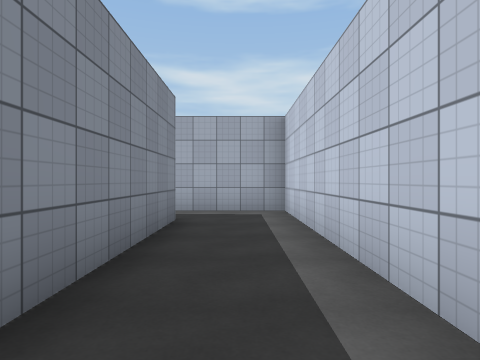
View 1 (above)

24 first-person views from a walk through a Unity game level. The camera is 1.3 m above the floor, looks level and sees 75° across. The floor is counted in squares, 2 m on a side. Each view is taken from the middle of a square. On the plan, view 1 faces up. The plan holds only what a view shows up to about 10 squares ahead; the rest is blank. The place goes on beyond the plan. The player character is not drawn. Door leaves are left out, so doorways stand open. Surface patterns are stand-ins for the level's own textures.

View 2
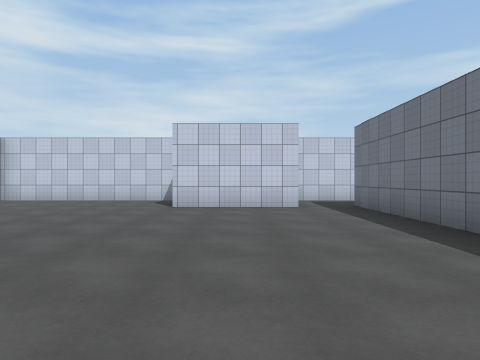

View 3
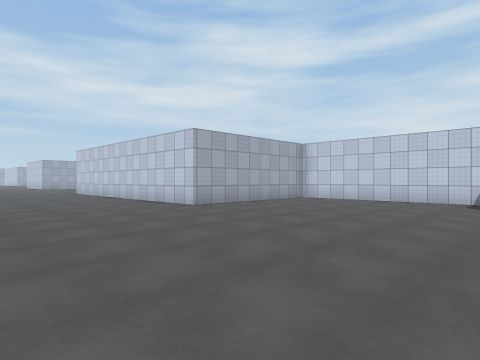

View 4
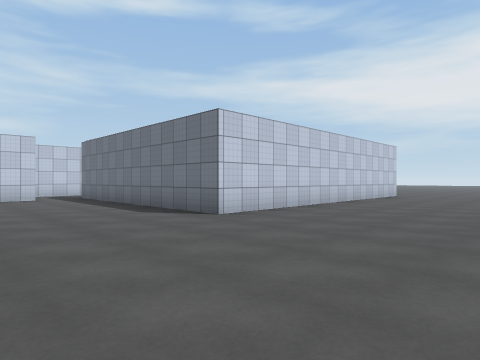

View 5
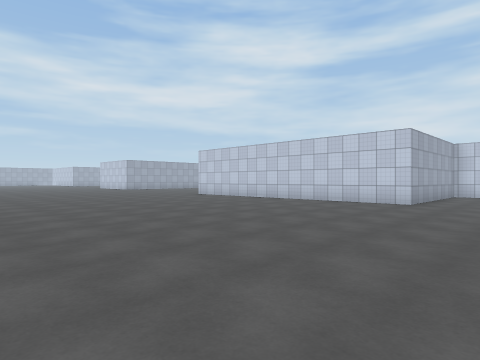

View 6
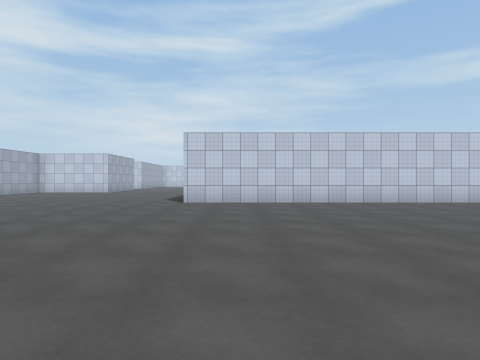

View 7
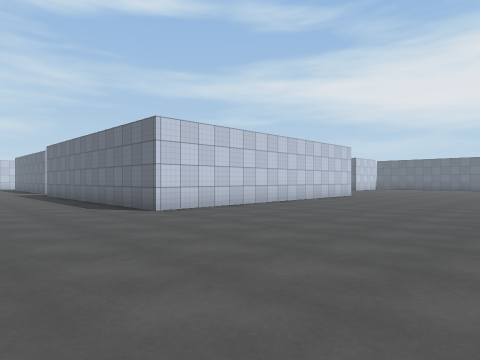

View 8
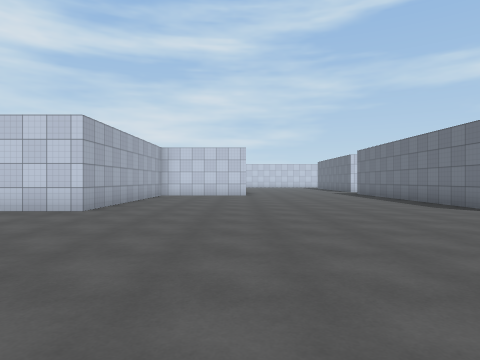

View 9
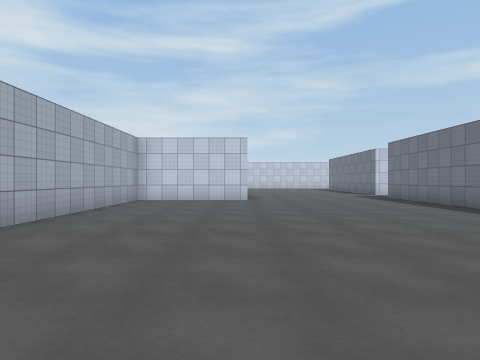

View 10
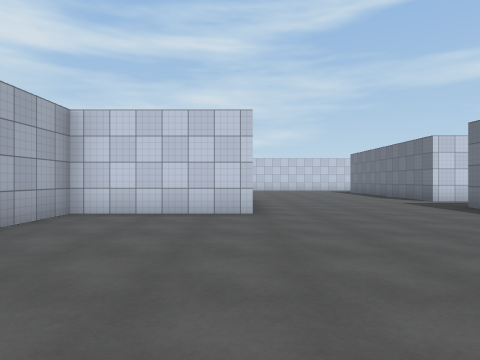

View 11
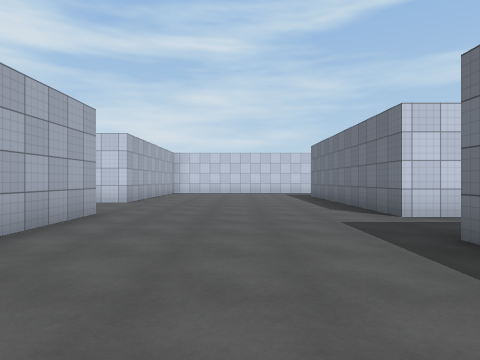

View 12
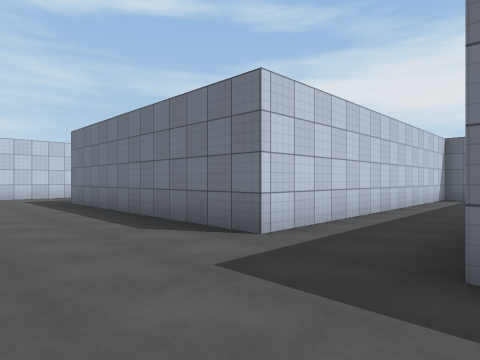

View 13
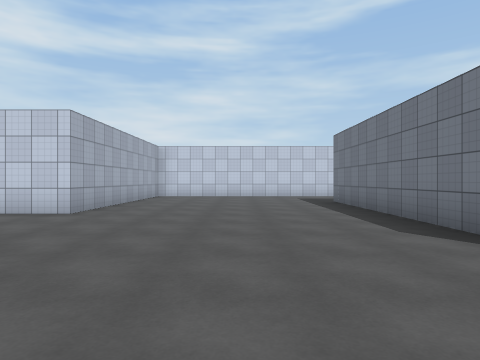

View 14
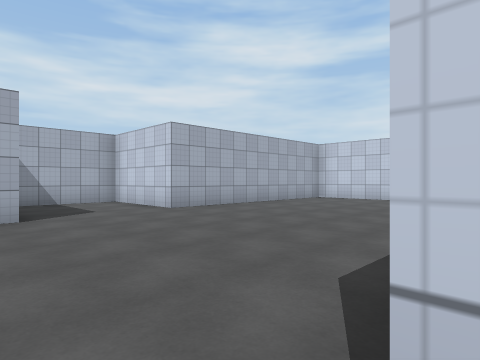

View 15
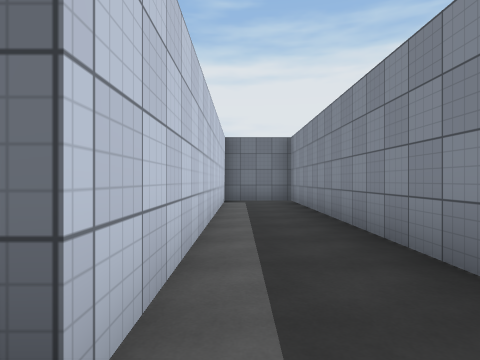

View 16
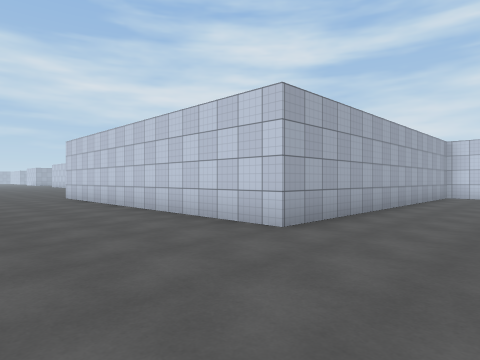

View 17
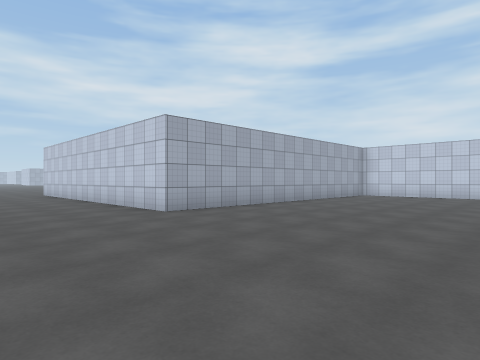

View 18
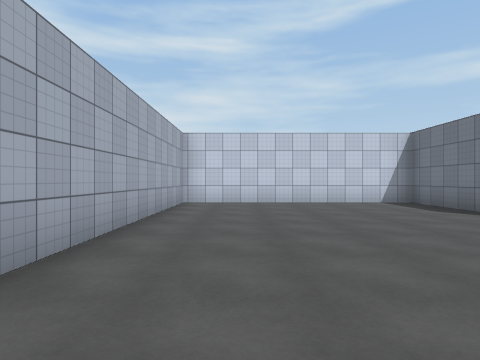

View 19
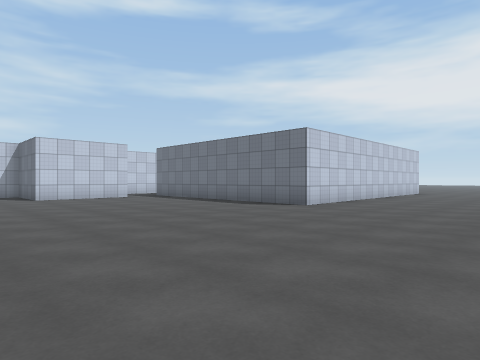

View 20
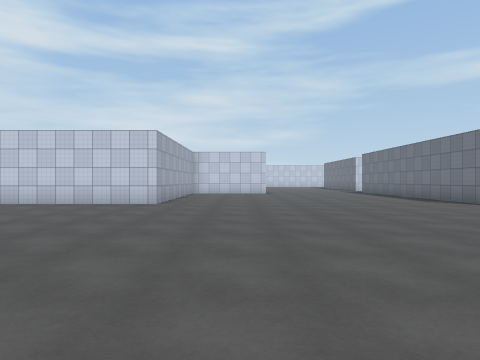

View 21
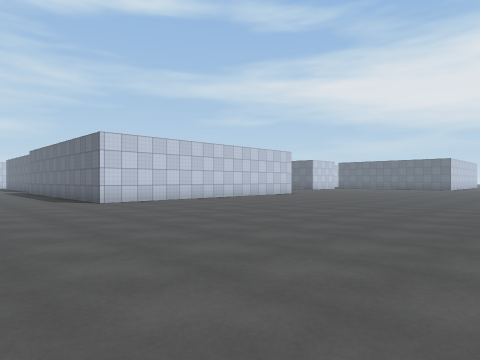

View 22
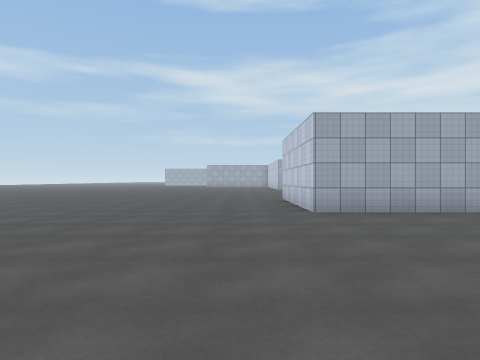

View 23
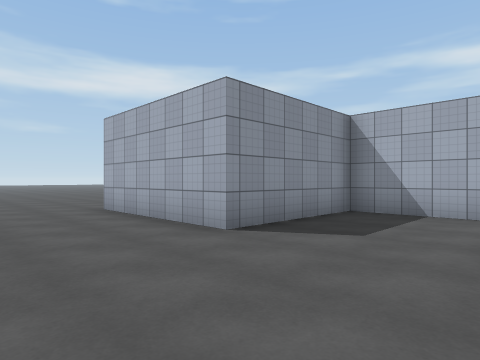

View 24
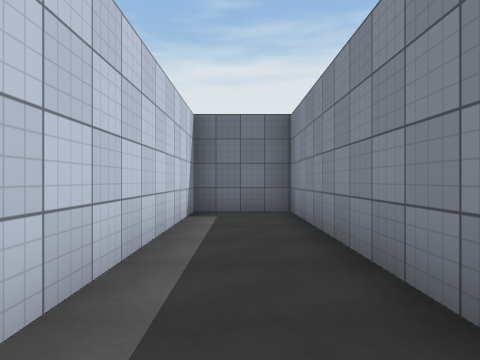

### Floor plan
Points are (right, up) in squares from view 1. A wall is a line through its corners. A room is listed if a view was taken in it or the views show most of it. See-through windows are left out.
Room 1 (views 1, 24)
walls: (-1.1, 5.1) (-1.1, -0.4) (0.9, -0.4) (0.9, 6.6) (-1.6, 6.6)
ways out: opening at (-1, 6) to room 2
Room 2 (views 2, 3, 4, 5, 6, 7, 8, 9, 10, 11, 12, 13, 14, 15, 16, 17, 18, 19, 20, 21, 22, 23)
walls: (-1.4, 15.6) (-4.1, 15.6) (-4.1, 24.6) (4.5, 24.6); (0.9, 10.1) (0.9, 15.6); (-1.6, 6.6) (-1.6, 9.6); (4.4, 23) (4.4, 15.1) (6.5, 15.1) (6.5, 24.2) (13.5, 24.2); (14, 30.2) (10, 30.2) (10, 33.3) (7, 33.3) (7, 29.8) (3, 29.8) (3, 33.3) (-3.5, 33.3) (-3.5, 35.5); (0.9, -10.5) (0.9, -4.4) (-8.6, -4.4) (-8.6, 5.1) (-1.1, 5.1)
ways out: opening at (-1, 6) to room 1

Positions as (right, up) in squares from view 1, and headings:
1: (0, 0), facing up
2: (-9, 8), facing right
3: (-9, 9), facing up-right
4: (-13, 9), facing down-right
5: (-13, 13), facing up-right
6: (-13, 23), facing right
7: (-10, 28), facing down-right
8: (-10, 30), facing right
9: (-7, 30), facing right
10: (-3, 30), facing right
11: (1, 27), facing right
12: (4, 27), facing down-right
13: (4, 27), facing right
14: (6, 24), facing up-right
15: (6, 25), facing down
16: (-12, -7), facing up-right
17: (-12, -10), facing up-right
18: (-8, -6), facing right
19: (-13, 12), facing down-right
20: (-12, 31), facing right
21: (-13, 28), facing down-right
22: (-5, 27), facing up
23: (10, 27), facing up-left
24: (0, 6), facing down
